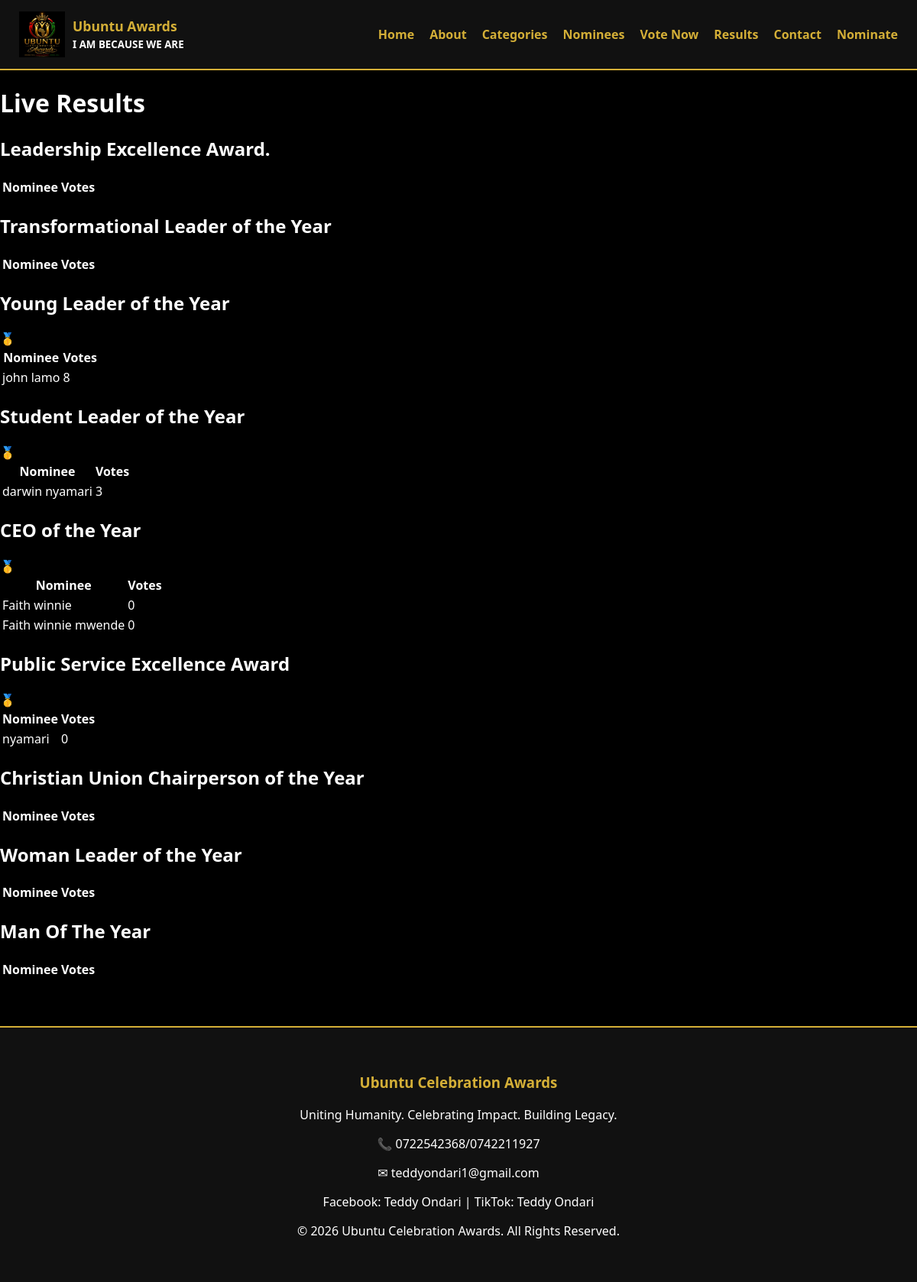
The app's page /results/ with its own data.
### awards/models.py (models this page shows, shortened)
class Category(models.Model):
    section = models.ForeignKey(
        AwardSection,
        on_delete=models.CASCADE,
        related_name='categories'
    )
    name = models.CharField(max_length=255)
    description = models.TextField(blank=True)

class Nominee(models.Model):
    category = models.ForeignKey(
        Category,
        on_delete=models.CASCADE,
        related_name='nominees'
    )
    full_name = models.CharField(max_length=255)
    photo = models.ImageField(
        upload_to='nominees/',
        blank=True,
        null=True
    )
    bio = models.TextField()
    organization = models.CharField(
        max_length=255,
        blank=True
    )
    votes = models.PositiveIntegerField(
        default=0
    )
    is_active = models.BooleanField(
        default=True
    )
    created_at = models.DateTimeField(
        auto_now_add=True
    )

### awards/views.py (the view)
# urls.py: path('results/', views.results, name='results'),
def results(request):
    categories = Category.objects.all()
    for category in categories:
        category.sorted_nominees = (
            category.nominees
            .filter(is_active=True)
            .order_by('-votes')
        )
    return render(
        request,
        'awards/results.html',
        {
            'categories': categories
        }
    )

### awards/templates/awards/results.html (shortened to what this page needs)
{% extends 'base.html' %}
{% block content %}
<div class="results-page">
    <h1>Live Results</h1>
    {% for category in categories %}
    <div class="result-card">
        <h2>{{ category.name }}</h2>
        <table>
            <tr>
                <th>Nominee</th>
                <th>Votes</th>
            </tr>
            {% for nominee in category.sorted_nominees %}
            <tr>
                <td>
                    {{ nominee.full_name }}
                </td>
                <td>
                    {{ nominee.votes }}
                </td>
            </tr>
            {% endfor %}
        </table>
    </div>
    {% endfor %}
</div>
{% endblock %}

### awards/static/css/style.css (style rules this page uses)
body { margin:0; padding:0; background:#000; color:white; font-family:Segoe UI, sans-serif; }

### records on screen
Category: name "Leadership Excellence Award."
Category: name "Transformational Leader of the Year"
Category: name "Young Leader of the Year"
Nominee: full_name "john lamo", votes "8"
Category: name "Student Leader of the Year"
Nominee: full_name "darwin nyamari", votes "3"
Category: name "CEO of the Year"
Nominee: full_name "Faith winnie", votes "0"
Nominee: full_name "Faith winnie mwende", votes "0"
Category: name "Public Service Excellence Award"
Nominee: full_name "nyamari", votes "0"
Category: name "Christian Union Chairperson of the Year"
Category: name "Woman Leader of the Year"
Category: name "Man Of The Year"
